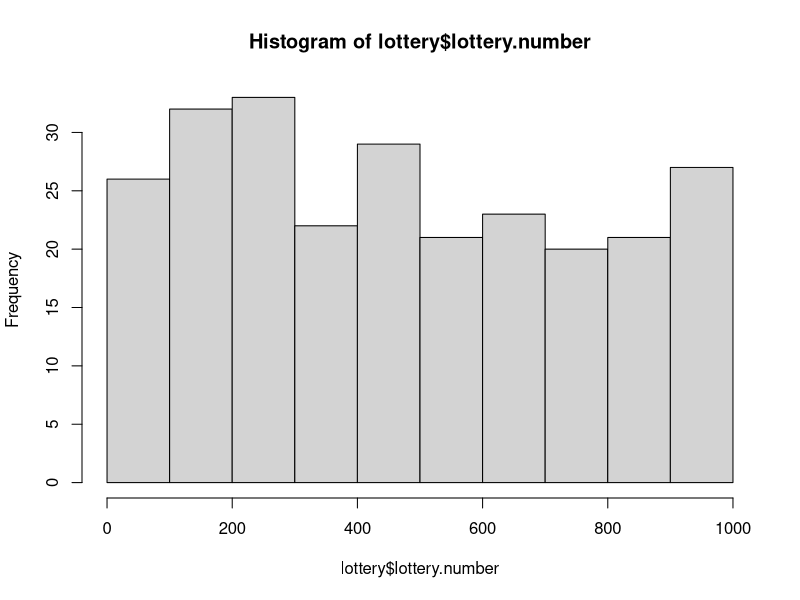
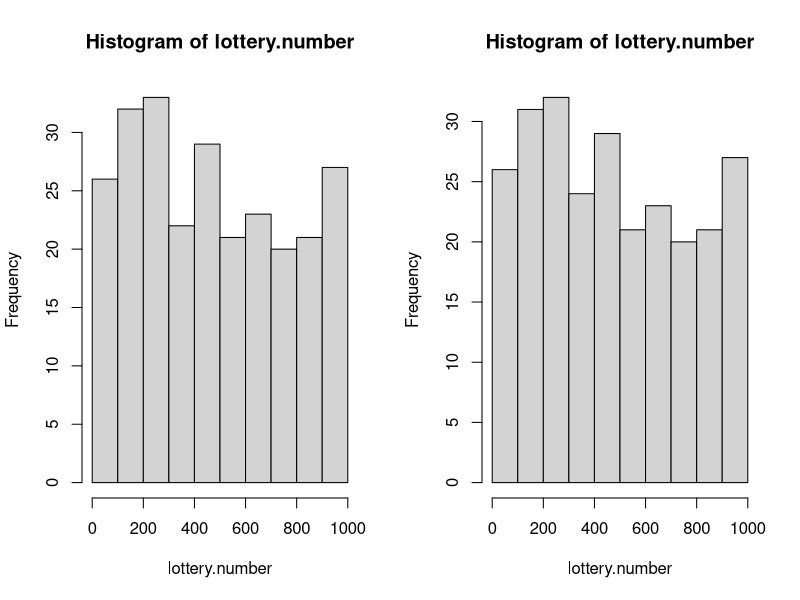
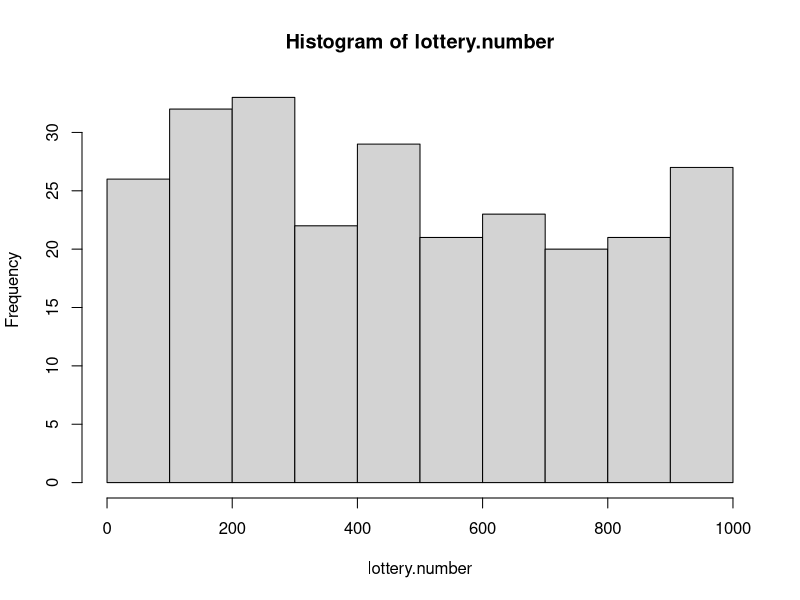
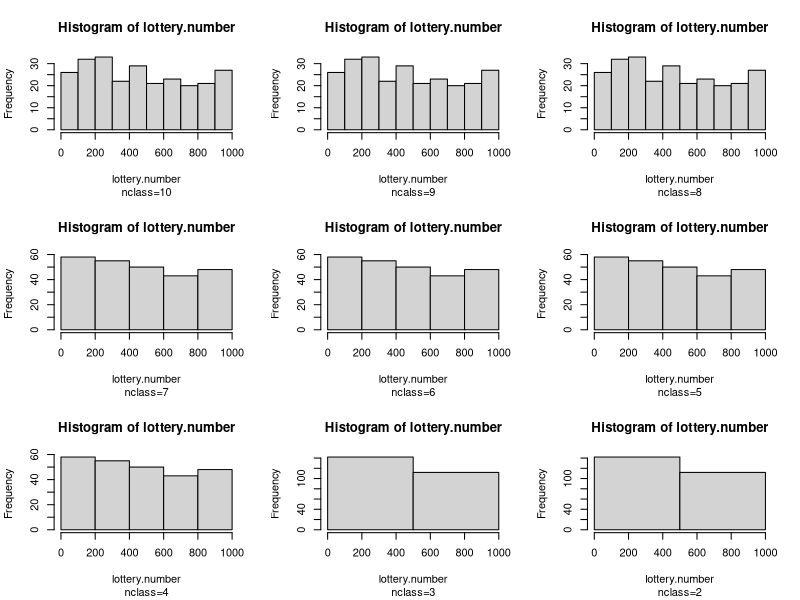
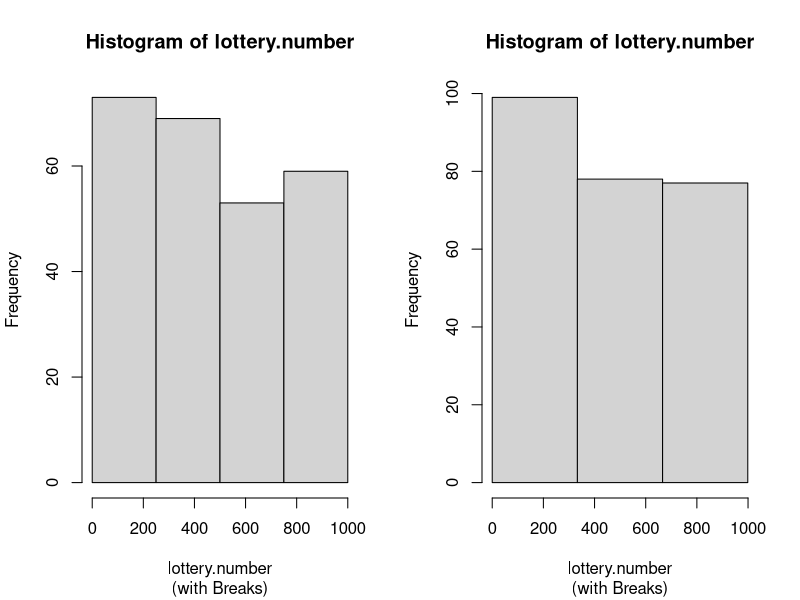
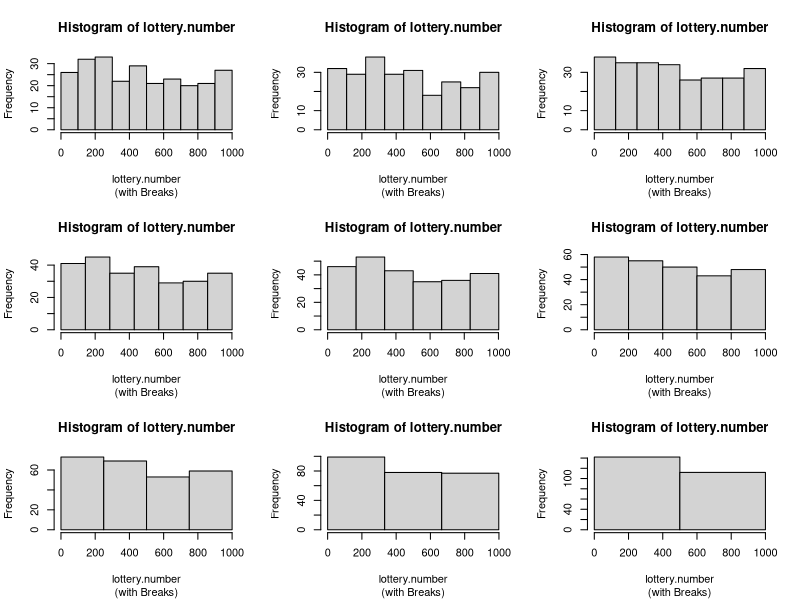
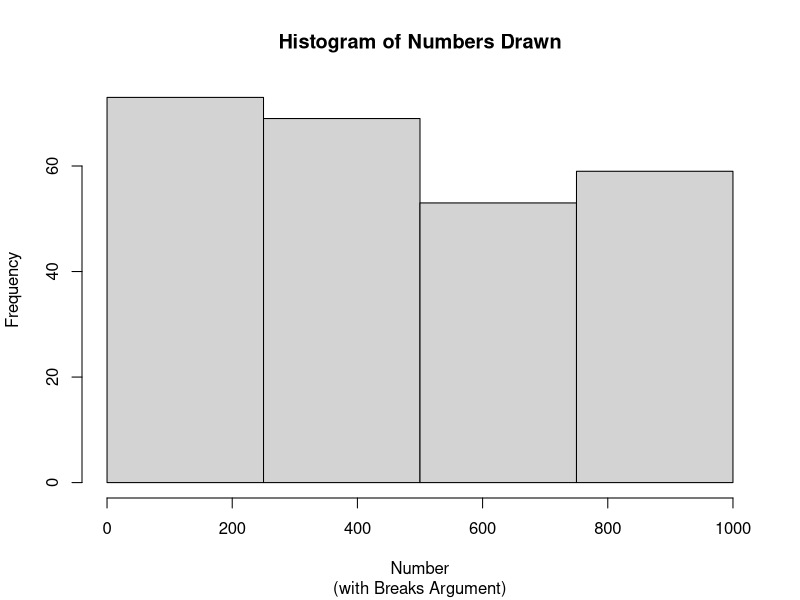
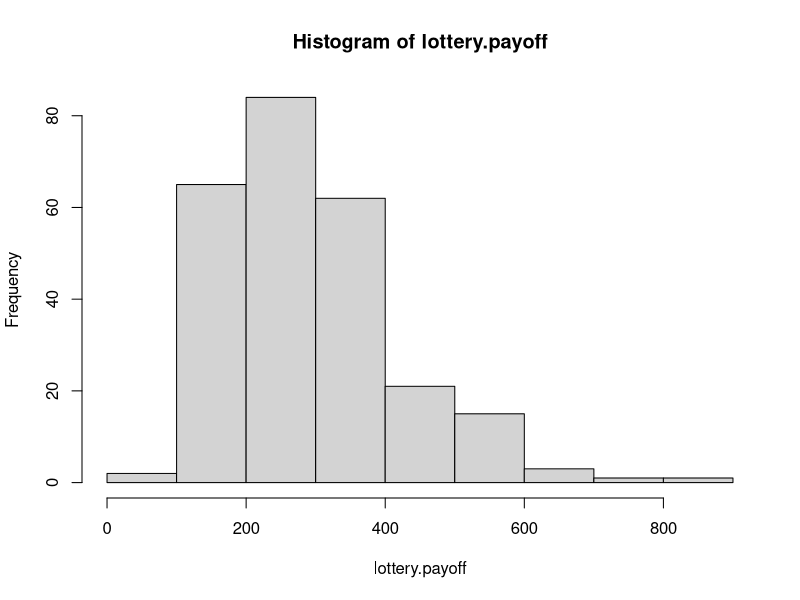

These figures' R source, in order:
## ---- chunk 1
lottery<-read.table("lottery.txt",header=T)
str(lottery)
head(lottery)
## ---- chunk 2
summary(lottery)
apply(lottery, 2, sd)
## ---- chunk 3
stem(lottery$lottery.number,scale=5)
## ---- chunk 4
h10<-hist(lottery$lottery.number)
## ---- chunk 5
list(breaks=h10$breaks, counts=h10$counts, density=h10$density)
## ---- chunk 6
attach(lottery)
par(mfrow=c(1,2))
h10.2<-hist(lottery.number, breaks=seq(0,1000,by=100),include.lowest=T)
h10.3<-hist(lottery.number, breaks=seq(0,1000,by=100),right=F)
list(breaks=h10.2$breaks, counts=h10.2$counts, density=h10.2$density)
list(breaks=h10.3$breaks, counts=h10.3$counts, density=h10.3$density)
## ---- chunk 7
par(mfrow=c(1,1))
h10.4<-hist(lottery.number, nclass=10)
list(breaks=h10.4$breaks, counts=h10.4$counts, density=h10.4$density)
## ---- chunk 8
opar<-par(no.readonly=TRUE)
par(mfrow=c(3,3))
hist(lottery.number, nclass=10, sub="nclass=10")
hist(lottery.number, nclass=9, sub="ncalss=9")
hist(lottery.number, nclass=8, sub="nclass=8")
hist(lottery.number, nclass=7, sub="nclass=7")
hist(lottery.number, nclass=6, sub="nclass=6")
hist(lottery.number, nclass=5, sub="nclass=5")
hist(lottery.number, nclass=4, sub="nclass=4")
hist(lottery.number, nclass=3, sub="nclass=3")
hist(lottery.number, nclass=2, sub="nclass=2")
## ---- chunk 9
par(mfrow=c(1,2))
h4<-hist(lottery.number, nclass=4, plot=F)
h3<-hist(lottery.number, nclass=3, plot=F)
list(breaks=h4$breaks, counts=h4$counts, density=h4$density)
list(breaks=h3$breaks, counts=h3$counts, density=h3$density)
## ---- chunk 10
par(mfrow=c(1,2))
h4.breaks<-hist(lottery.number, breaks=seq(0,1000, by=250), sub="(with Breaks)")
h3.breaks<-hist(lottery.number, breaks=seq(0,999, by=333), sub="(with Breaks)")
list(breaks=h4.breaks$breaks, counts=h4.breaks$counts, density=h4.breaks$density)
list(breaks=h3.breaks$breaks, counts=h3.breaks$counts, density=h3.breaks$density)
## ---- chunk 11
opar<-par(no.readonly=TRUE)
par(mfrow=c(3,3))
hist(lottery.number, breaks=seq(0,1000, by=100), sub="(with Breaks)")
hist(lottery.number, breaks=seq(0,999, by=111), sub="(with Breaks)")
hist(lottery.number, breaks=seq(0,1000, by=125), sub="(with Breaks)")
hist(lottery.number, breaks=seq(0,1001, by=143), sub="(with Breaks)")
hist(lottery.number, breaks=seq(0,1002, by=167), sub="(with Breaks)")
hist(lottery.number, breaks=seq(0,1000, by=200), sub="(with Breaks)")
hist(lottery.number, breaks=seq(0,1000, by=250), sub="(with Breaks)")
hist(lottery.number, breaks=seq(0,999, by=333), sub="(with Breaks)")
hist(lottery.number, breaks=seq(0,1000, by=500), sub="(with Breaks)")
## ---- chunk 12
par(mfrow=c(1,1))
hist(lottery.number, breaks=seq(0,1000,by=250),ann=F)
title(main="Histogram of Numbers Drawn", sub="(with Breaks Argument)", xlab="Number", ylab="Frequency")
## ---- chunk 13
hist(lottery.payoff)
## ---- chunk 14
mean.payoff<-mean(lottery.payoff)
med.payoff<-median(lottery.payoff)
hist(lottery.payoff,axes=F,ylim=c(-10,100))
axis(side=1,at=seq(0,1000,by=100),labels=paste(seq(0,1000,by=100)))
arrows(x0=mean.payoff,y0=-10, x1=mean.payoff, y1=0, length=0.1, code=2)
abline(v=med.payoff,lty=2,col="red")
axis(side=2,at=seq(0,100,by=20),labels=paste(seq(0,100,by=20)))
## ---- chunk 15
h.payoff<-hist(lottery.payoff, plot=F)
hist(lottery.payoff, prob=T)
abline(v=med.payoff,lty=2,col="red")
x.polygon<-c(h.payoff$breaks[1:3], rep(c(med.payoff,rev(h.payoff$breaks[1:3])), each=2))
y.polygon<-c(rep(0,4), rep(rev(h.payoff$density[1:3]), each=2), 0)
polygon(x=x.polygon, y=y.polygon, density=20)
## ---- chunk 16
plot(lottery.number, lottery.payoff)
## ---- chunk 17
plot(lottery.number, lottery.payoff,pch=20)
abline(h=600,lty=2)
identify(lottery.number, lottery.payoff, n=5, labels=paste(lottery.number))
## ---- chunk 18
high.payoff<-which(lottery.payoff>=600)
high.payoff
lottery.number[high.payoff]
plot(lottery.number, lottery.payoff,pch=20)
abline(h=600,lty=2)
text(x=lottery.number[high.payoff],y=lottery.payoff[high.payoff],labels=lottery.number[high.payoff],pos=4)
## ---- chunk 19
o.payoff<-order(lottery.payoff,decreasing=TRUE)
lottery.payoff[o.payoff][1:10]
lottery.number[o.payoff][1:10]
## ---- chunk 20
plot(lottery.number, lottery.payoff,pch=20, ylim=c(0,1000))
abline(h=seq(0,1000,by=250),lty=2)
abline(v=seq(0,1000,by=100),lty=2)
## ---- chunk 21
plot(lottery.number, lottery.payoff,pch=20, ylim=c(0,1000))
abline(h=seq(0,1000,by=250),lty=2)
abline(v=seq(0,1000,by=100),lty=2)
lines(lowess(lottery.number,lottery.payoff, f=1/3),col="blue")
lines(lowess(lottery.number,lottery.payoff, f=2/3),col="red")
## ---- chunk 22
detach()
par(opar)
save(file="lottery.RData",list=ls())
